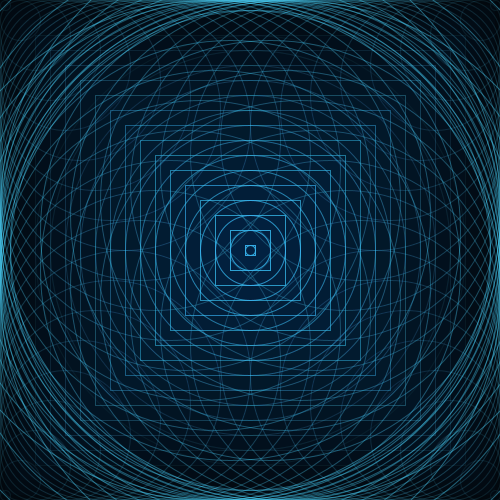
Frame 1 (no input)
Frame 60 (the mouse pressed at the canvas centre just before this capture): identical to frame 1, image omitted
Frame 120 (the mouse held since frame 60 and released just before this capture): identical to frame 1, image omitted

The Processing sketch that drew this single still picture (run headless with seeded random() and noise(); from frame 60 on, the mouse is pressed at the canvas centre):

// Processing sketch: processing_31904
// ── processing_31904.pde

int xPos = 0;
int yPos = 0;
int xPos2 = 490;
int yPos2 = 0;
int xPos3 = 0;
int yPos3 = 490;
int xPos4 = 490;
int yPos4 = 490;
int shapeSize = 10;
int count = 0;
int trans = 225;
int trans2 = 20;

void setup(){
  size(500, 500);
  background(2);
 
  smooth();
  
  rectMode(CENTER);
  ellipseMode(CORNER);
  frameRate(10);
}

void draw(){
  
  while (count<20){
     stroke(77,218,255,trans2);
     noFill();
     
     ellipseMode(CORNER);
    ellipse (xPos,yPos,shapeSize,shapeSize);
    ellipse (xPos2,yPos2,shapeSize,shapeSize);
    ellipse (xPos3,yPos3,shapeSize,shapeSize);
    ellipse (xPos4,yPos4,shapeSize,shapeSize);
    ellipseMode(CENTER);
    stroke(77,218,255,trans);
    ellipse (250,250,shapeSize,shapeSize);
    fill(0,90,212,5);
    rect (250,250,shapeSize,shapeSize);
    
    shapeSize = shapeSize+30;
    trans = trans - 15;
    trans2 = trans2 + 5;
    xPos2 = xPos2 - 30;
    yPos3 = yPos3 - 30;
    xPos4 = xPos4 - 30;
    yPos4 = yPos4 - 30;
    count++;
  }
  xPos = xPos + 100;
  shapeSize = 10;

  
  if(xPos>500){
    xPos = xPos + 15;
    yPos = yPos + 70;
    xPos = 0;
    
  }
  if(yPos>500){
    xPos=0;
    yPos=0;
  }

}
